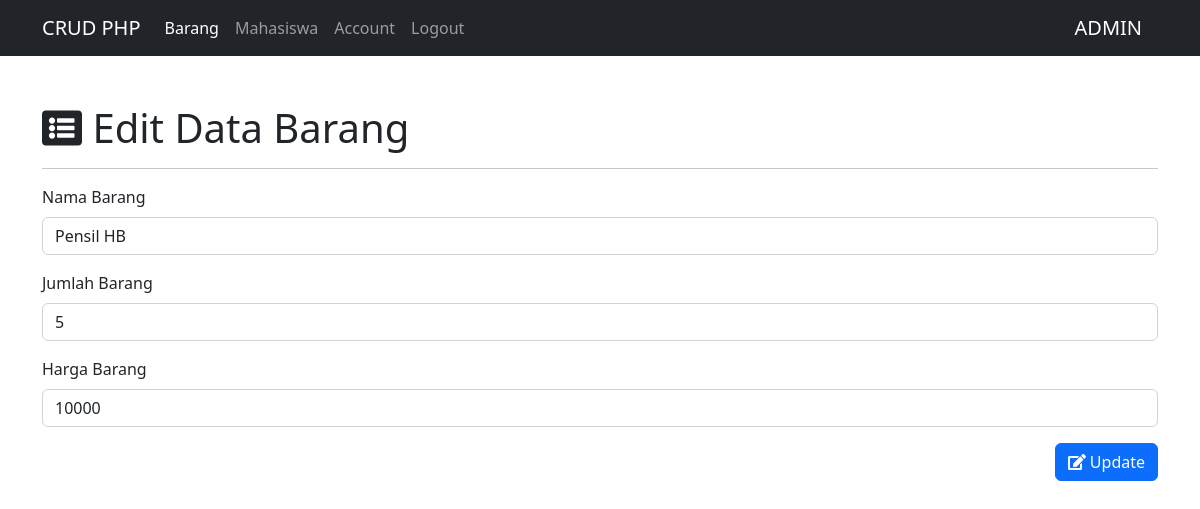
The page /ubah-barang.php?id_barang=2 (signed in) on the database its author committed.
### tables this page shows
CREATE TABLE `barang` (
  `id_barang` int(11) NOT NULL,
  `nama` varchar(50) NOT NULL,
  `jumlah` varchar(50) NOT NULL,
  `harga` varchar(50) NOT NULL,
  `tanggal` timestamp NOT NULL DEFAULT CURRENT_TIMESTAMP ON UPDATE CURRENT_TIMESTAMP
);

### config/controler.php (called while the page is built, shortened)
<?php
function select($query)
{
    global $db;
    $result = mysqli_query($db, $query);
    $rows = [];
    while ($row = mysqli_fetch_assoc($result)) {
        $rows[] = $row;
    }
    return $rows;
}

### ubah-barang.php (the view, shortened to what this page needs)
<?php
    include 'layout/header.php';
    $id_barang = (int) $_GET['id_barang'];
    $barang = select("SELECT * FROM barang WHERE id_barang = $id_barang")[0];
?>
<form action="" method="post">
    <div class="container mt-5">
        <h1><i class="fas fa-list-alt"></i> Edit Data Barang</h1>
        <hr>
        <form action="" method="post">
        <div class="mb-3">
            <label for="nama" class="form-label">Nama Barang</label>
            <input type="text" class="form-control" id="nama" name="nama" value="<?= $barang['nama']?>" placeholder="nama barang..." required>
        </div>
        <div class="mb-3">
            <label for="jumlah" class="form-label">Jumlah Barang</label>
            <input type="number" class="form-control" id="jumlah" name="jumlah" value="<?= $barang['jumlah']?>" placeholder="jumlah barang..." required >
        </div>
        <div class="mb-3">
            <label for="harga" class="form-label">Harga Barang</label>
            <input type="number" class="form-control" id="harga" name="harga" value="<?= $barang['harga']?>" placeholder="harga barang..." required>
        </div>
        <button type="submit" name="ubah" class="btn btn-primary" style="float: right;"><i class="fas fa-edit"></i> Update</button>
        </form>
    </div>
</form>
<?php include 'layout/footer.php';?>

### rows shown on the page
barang: nama "Pensil HB", jumlah "5", harga "10000"

### other values the page prints
$_SESSION['nama'] "ADMIN"
